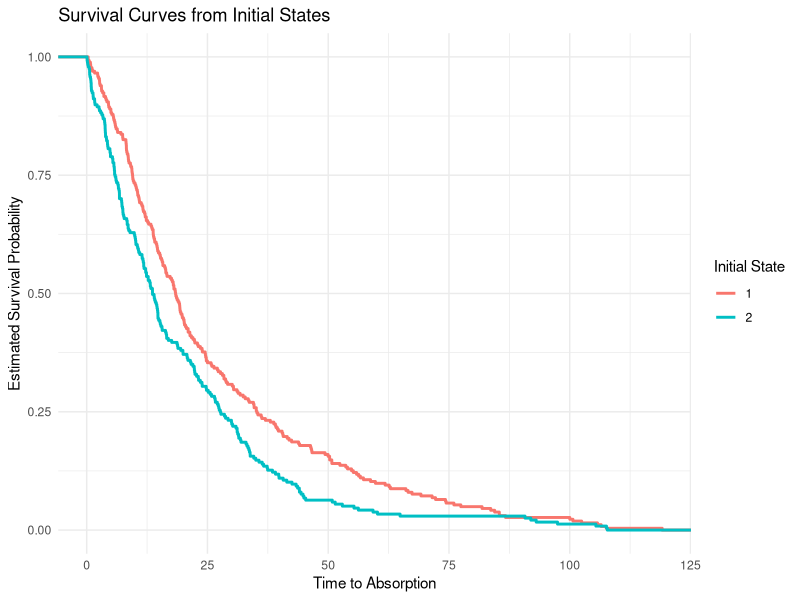
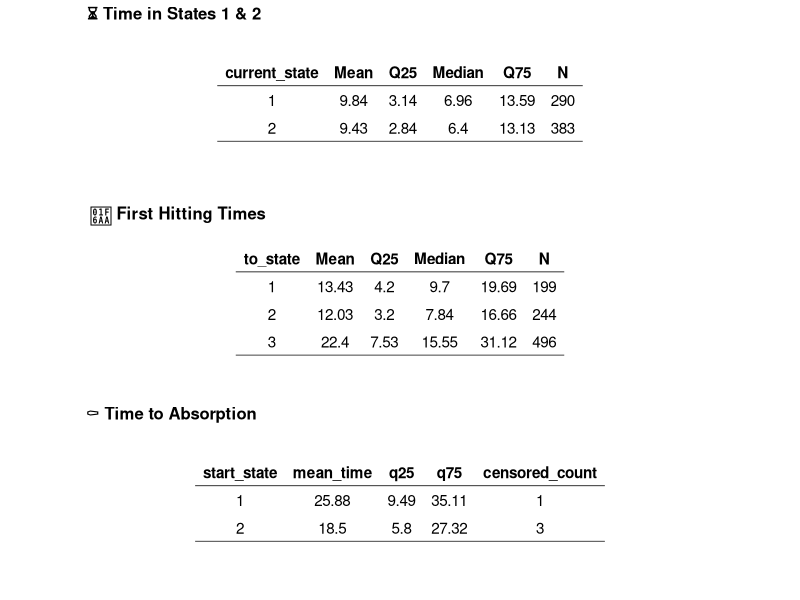

Recreate these plots in R, in order.
## ---- chunk 1
#| message: FALSE
#| warning: FALSE
#| code-fold: TRUE
#| code-summary: "Show the code"
library(expm)        # for matrix exponential
library(ggplot2)
library(dplyr)
library(tidyr)
library(ggpubr)   # For ggtexttable

## ---- chunk 2
#| code-fold: TRUE
#| code-summary: "Show the code"
# States: 1 = Mild Disease, 2 = Progression, 3 = Death (absorbing)
Q <- matrix(c(
  -0.1,  0.07, 0.03,   # Mild Disease → Progression & Death
   0.05, -0.1, 0.05,   # Progression → Mild Disease & Death
   0.00,  0.00, 0.00   # Death is absorbing
), nrow = 3, byrow = TRUE)

rownames(Q) <- colnames(Q) <- c("Mild", "Prog", "Death")

# Check: Each row should sum to zero
row_sums <- round(rowSums(Q), 6)
stopifnot(all(row_sums == 0))
Q
## ---- chunk 3
#| code-fold: TRUE
#| code-summary: "Show the code"
# This function simulates from the 'jump chain' built from the Q matrix.
simulate_ctmc <- function(Q, start_state = 1, max_time = 100) {
  time <- 0
  current_state <- start_state
  transitions <- data.frame()

  while (current_state != 3 && time < max_time) {
    rate <- -Q[current_state, current_state]
    if (rate == 0) break  # absorbing or misconfigured

    wait <- rexp(1, rate)
    time <- time + wait

    probs <- Q[current_state, ]
    probs[current_state] <- 0
    probs <- probs / sum(probs)

    next_state <- sample(1:3, size = 1, prob = probs)

    transitions <- rbind(transitions, data.frame(
      time = time,
      from_state = current_state,
      to_state = next_state
    ))

    current_state <- next_state
  }

  return(transitions)
}


## ---- chunk 4
#| code-fold: TRUE
#| code-summary: "Show the code"
# Simulate for many patients
set.seed(123)
n_patients <- 500
# Simulate data
sim_data <- do.call(rbind, lapply(1:n_patients, function(i) {
  start_state <- sample(1:2, 1)  # Avoid absorbing state as entry
  simulate_ctmc(Q, start_state = start_state) |>
    mutate(patient = i)
}))

# 1:n_patients - Loops over all patients in the simulation
# sample(1:2, 1) - Randomly selects an initial state (either 1 or 2), explicitly avoiding state 3 which is absorbing
# simulate_ctmc(Q, start_state) - Simulates that patient's trajectory through the CTMC using the transition rate matrix Q
# mutate(patient = i) - Adds a column to the data frame indicating which patient the trajectory belongs to
# lapply(..., function(i) {...}) - Builds a list of individual patient trajectories
# do.call(rbind, ...) - Concatenates all patient trajectories into one data frame (im_data)


# Filter non-absorbing events
clean_data <- sim_data |> filter(!is.na(time) & is.finite(time))
## ---- chunk 5
#| code-fold: TRUE
#| code-summary: "Show the code"
patient_trajectories <- lapply(1:n_patients, function(i) {
  start_state <- sample(1:2, 1)  # Avoid absorbing state as entry
  simulate_ctmc(Q, start_state = start_state) |>
    mutate(patient = i)
})
head(patient_trajectories)
## ---- chunk 6
#| code-fold: TRUE
#| code-summary: "Show the code"
# Extract initial entry per patient

initial_state <- sim_data |> 
  group_by(patient) |> 
  slice_min(time) |> 
  select(patient, start_state = from_state)

# Get entry to absorption duration
# Join initial state and get final time for each patient
survival_data <- sim_data |> 
  group_by(patient) |>
  summarise(survival_time = max(time)) |>
  left_join(initial_state, by = "patient")


# Plot survival curves by initial state
ggplot(survival_data, aes(x = survival_time, color = factor(start_state))) +
  stat_ecdf(aes(y = after_stat(1 - y)), size = 1) +
  labs(
    title = "Survival Curves from Initial States",
    x = "Time to Absorption",
    y = "Estimated Survival Probability",
    color = "Initial State"
  ) +
  theme_minimal()

## ---- chunk 7
#| code-fold: TRUE
#| code-summary: "Show the code"

# Aggregate number of transitions between states
state_counts <- sim_data |>
  count(from_state, to_state, name = "n_transitions") |>
  arrange(from_state, to_state)

state_table <- state_counts |>
  pivot_wider(
    names_from = to_state,
    values_from = n_transitions,
    values_fill = 0
  ) |> rename("state" = "from_state") |>
  relocate("state", "1", "2", "3")


state_table
## ---- chunk 8
#| code-fold: TRUE
#| code-summary: "Show the code"


# Step 1: Sort and compute time between observations
state_durations <- sim_data |>
  arrange(patient, time) |>
  group_by(patient) |>
  mutate(
    duration = lead(time) - time,
    current_state = to_state
  ) |>
  filter(!is.na(duration)) |>
  ungroup()

# Step 2: Summarise total time spent in each state across all patients
time_per_state <- state_durations |>
  group_by(current_state) |>
  summarise(
    Mean     = round(mean(duration), 2),
    Q25      = round(quantile(duration, 0.25), 2),
    Median   = round(quantile(duration, 0.5), 2),
    Q75      = round(quantile(duration, 0.75), 2),
    N        = n(),
    .groups = "drop"
  )

time_per_state

## ---- chunk 9
#| code-fold: TRUE
#| code-summary: "Show the code"
first_hits <- sim_data |>
  group_by(patient, to_state) |>
  summarise(first_hit = min(time), .groups = "drop") |>
  group_by(to_state) |>
  summarise(
    Mean     = round(mean(first_hit), 2),
    Q25      = round(quantile(first_hit, 0.25), 2),
    Median   = round(quantile(first_hit, 0.5), 2),
    Q75      = round(quantile(first_hit, 0.75), 2),
    N        = n(),
    .groups = "drop"
  )

first_hits
## ---- chunk 10
#| code-fold: TRUE
#| code-summary: "Show the code"
# Step 1: Assign each patient their start_state (only 1 or 2)
initial_state <- sim_data |>
  group_by(patient) |>
  slice_min(order_by = time, with_ties = FALSE) |>
  select(patient, start_state = from_state) |>
  filter(start_state %in% c(1, 2))


absorbing_states <- c(3)

# Step 2: Compute absorption time if patient reached absorbing state
absorption_times <- sim_data |>
  filter(to_state %in% absorbing_states) |>
  group_by(patient) |>
  summarise(absorb_time = min(time), .groups = "drop")

# Step 3: Merge with initial_state to build full patient-level summary
patient_summary <- initial_state |>
  left_join(absorption_times, by = "patient") |>
  mutate(status = ifelse(is.na(absorb_time), "censored", "absorbed"))

# Step 4: Aggregate per start_state
absorption_summary <- patient_summary |>
  group_by(start_state) |>
  summarise(
    mean_time = round(mean(absorb_time[status == "absorbed"], na.rm = TRUE),2),
    q25 = round(quantile(absorb_time[status == "absorbed"], 0.25, na.rm = TRUE),2),
    q75 = round(quantile(absorb_time[status == "absorbed"], 0.75, na.rm = TRUE),2),
    censored_count = sum(status == "censored"),
    .groups = "drop"
  )

absorption_summary 
## ---- chunk 11
#| code-fold: TRUE
#| code-summary: "Show the code"
#library(ggpubr)

# Create each table without title argument
tbl1 <- ggtexttable(time_per_state, theme = ttheme("light"), rows = NULL)
tbl2 <- ggtexttable(first_hits, theme = ttheme("light"), rows = NULL)
tbl3 <- ggtexttable(absorption_summary, theme = ttheme("light"), rows = NULL)

# Arrange tables with titles using ggarrange
ggarrange(tbl1, tbl2, tbl3,
          labels = c("⏳ Time in States 1 & 2", "🚪 First Hitting Times", "⚰️ Time to Absorption"),
          font.label = list(size = 12, face = "bold"),
          ncol = 1, nrow = 3)
